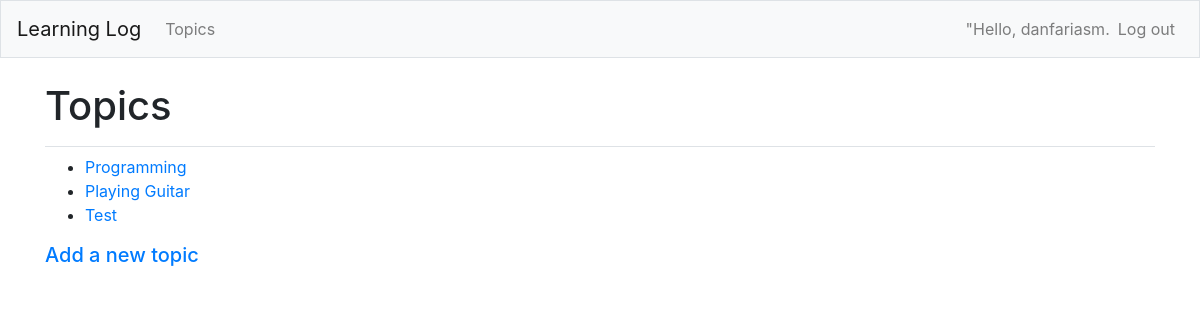
The app's page /topics/ (signed in), older data.
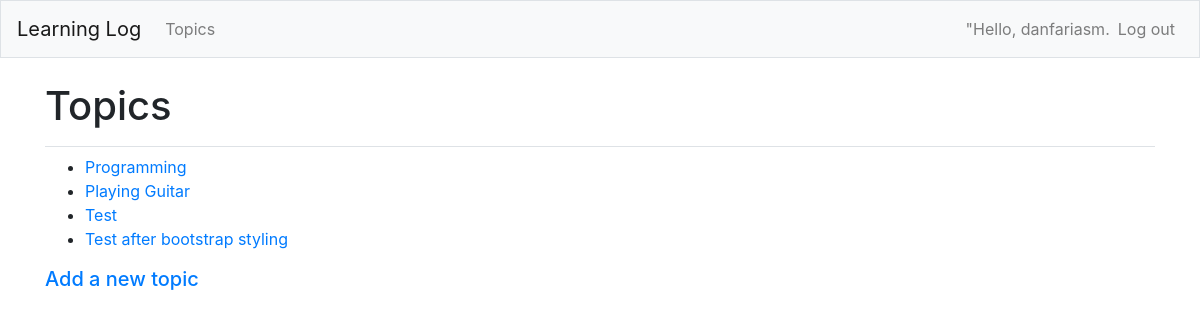
The same page, newer data.
### learning_logs/models.py (models this page shows)
class Topic(models.Model):
    text = models.CharField(max_length=200)
    date_added = models.DateTimeField(auto_now_add=True)
    owner = models.ForeignKey(User, on_delete=models.CASCADE)
    def __str__(self):
        return self.text

### learning_logs/views.py (the view)
# urls.py: path("topics/", views.topics, name="topics"),
@login_required
def topics(request):
    topics = Topic.objects.filter(owner=request.user).order_by("date_added")
    context = {"topics": topics}
    return render(request, "learning_logs/topics.html", context)

### learning_logs/templates/learning_logs/topics.html
{% extends "learning_logs/base.html" %}
{% block page_header %}
    <h1>Topics</h1>
{% endblock page_header %}
{% block content %}
    <ul>
        {% for topic in topics %}
            <li>
                <a href="{% url 'learning_logs:topic' topic.id %}">{{ topic }}</a>
            </li>
        {% empty %}
            <li><h3>No topics have been added yet.</h3></li>
        {% endfor %}
    </ul>
    <h5><a href="{% url 'learning_logs:new_topic' %}">Add a new topic</a></h5>
{% endblock content %}

Row changes from the older to the newer data that the page shows:
added Topic: text "Test after bootstrap styling"
